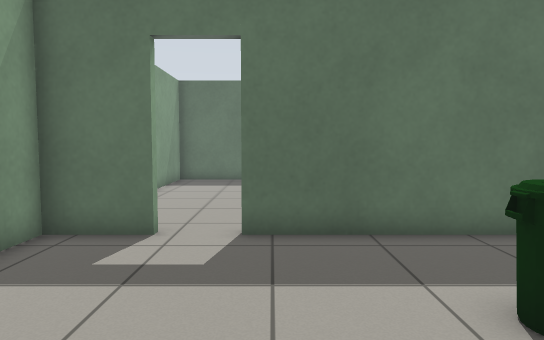
View 1 (above)

13 first-person views from a walk through a robot-simulator world made for Gazebo. The camera is 0.94 m above the floor, tilts 4° down and sees 70° across. The floor is counted in squares, 0.5 m on a side. Each view is taken from the middle of a square. On the plan, view 1 faces up. The plan holds only what a view shows up to about 19 squares ahead; the rest is blank. The place goes on beyond the plan.

View 2
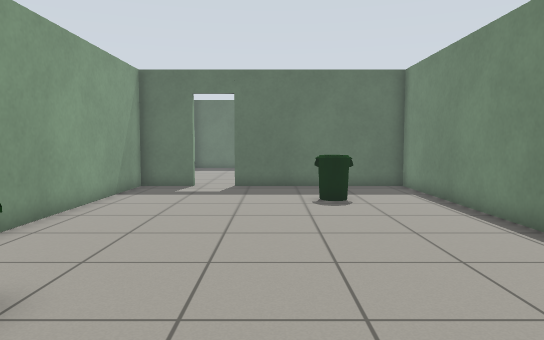

View 3
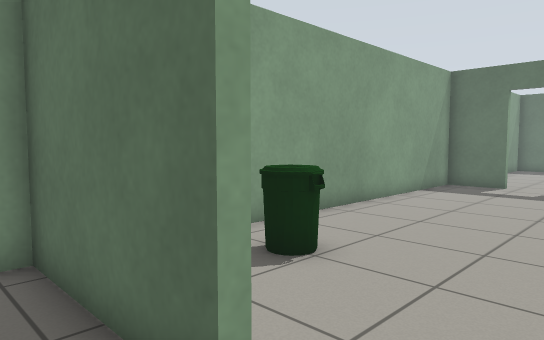

View 4
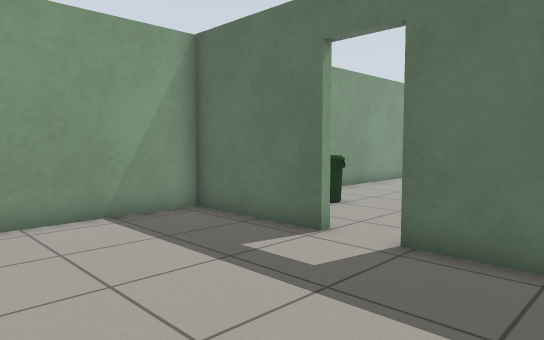

View 5
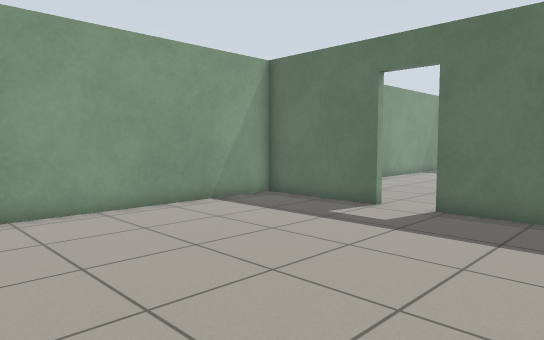

View 6
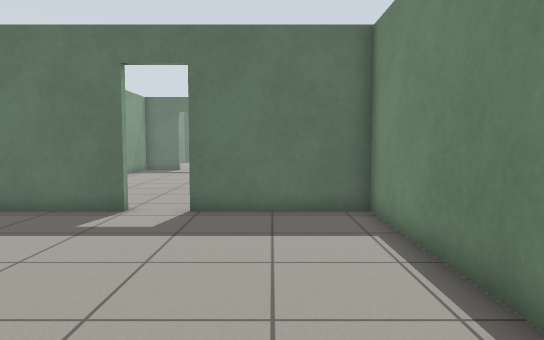

View 7
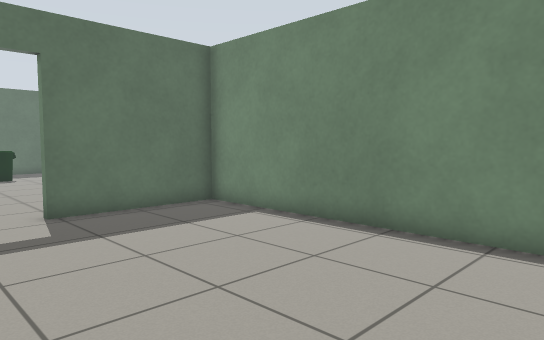

View 8
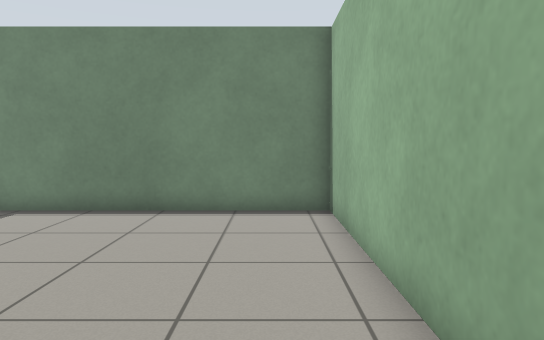

View 9
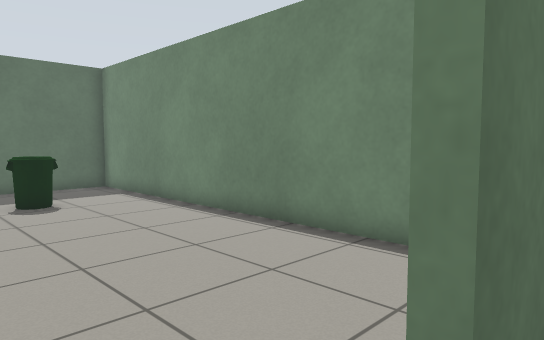

View 10
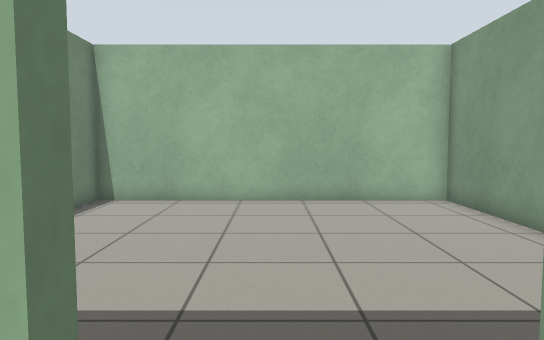

View 11
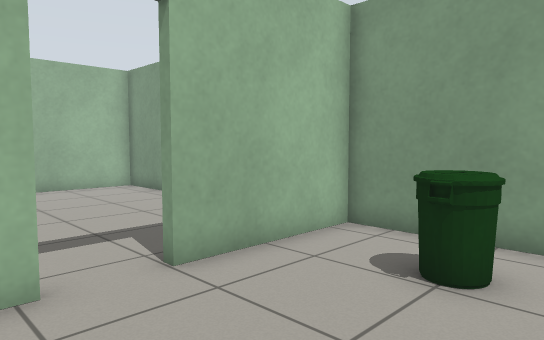

View 12
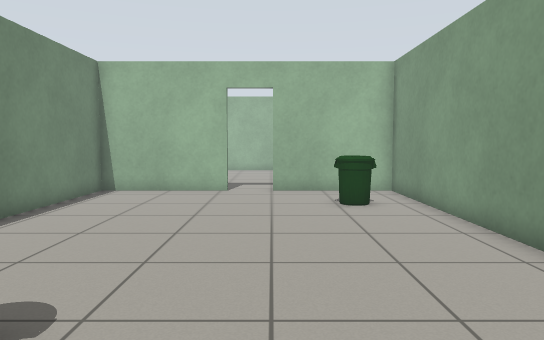

View 13
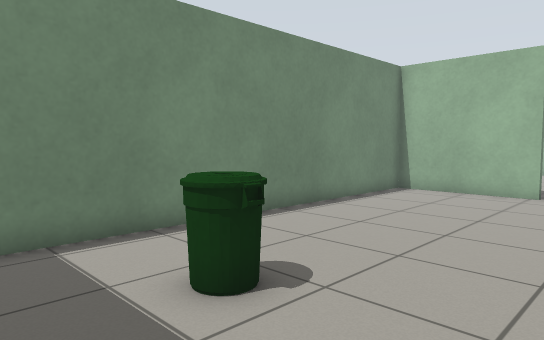

### Floor plan
Points are (right, up) in squares from view 1. A wall is a line through its corners. A room is listed if a view was taken in it or the views show most of it. See-through windows are left out.
Room 1 (views 1, 10, 11, 12, 13)
walls: (1.6, -8.2) (6.7, -8.2) (6.7, 7.8) (-0.6, 7.8); (-2.4, 7.8) (-4.7, 7.8) (-4.7, -8.2) (0, -8.2)
ways out: open door at (0.5, -8) to room 2; open door at (-1.5, 8)
objects: bin (-3, -5) to (-2, -4); bin (2, 3) to (4, 4)
Room 2 (views 2, 3, 4, 5, 6, 7, 8, 9)
walls: (0, -8.5) (-4.7, -8.5) (-4.7, -19.6) (6.7, -19.6) (6.7, -8.5) (1.8, -8.5)
ways out: open door at (0.5, -8) to room 1

Positions as (right, up) in squares from view 1, and headings:
1: (0, 0), facing up
2: (1, -9), facing up
3: (2, -10), facing up-left
4: (5, -15), facing up-left
5: (6, -19), facing up-left
6: (4, -19), facing up
7: (-1, -19), facing up-right
8: (-4, -18), facing right
9: (0, -9), facing up-right
10: (1, -7), facing down
11: (3, -3), facing down-left
12: (0, 7), facing down
13: (-1, 7), facing down-right
